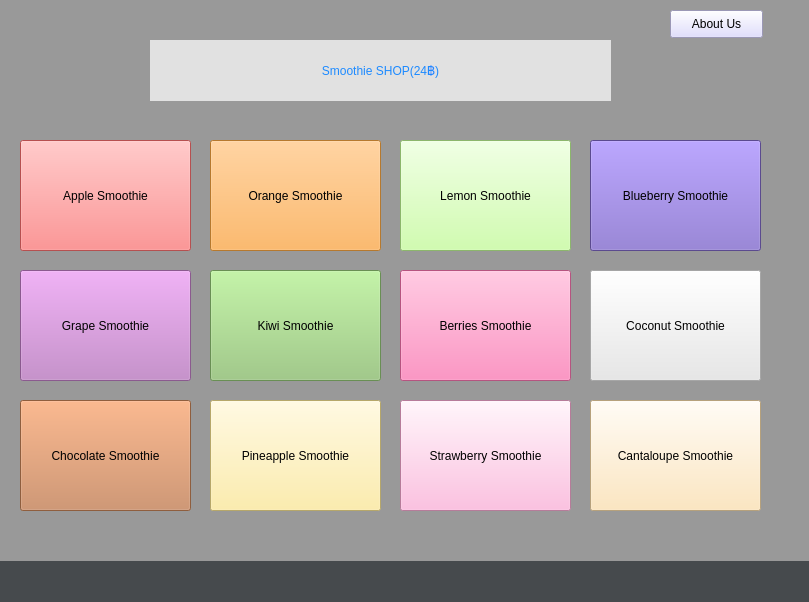
<?xml version="1.0" encoding="UTF-8"?>
<ui version="4.0">
 <class>smoothie</class>
 <widget class="QMainWindow" name="smoothie">
  <property name="geometry">
   <rect>
    <x>0</x>
    <y>0</y>
    <width>809</width>
    <height>602</height>
   </rect>
  </property>
  <property name="windowTitle">
   <string>MainWindow</string>
  </property>
  <property name="styleSheet">
   <string notr="true">background-image: url(:/newPrefix/a.jpg);
background:qlineargradient(spread:pad, x1:1, y1:0, x2:1, y2:0, stop:1 rgba(70, 74, 77, 255))</string>
  </property>
  <widget class="QWidget" name="centralwidget">
   <widget class="QPushButton" name="pushGrape">
    <property name="geometry">
     <rect>
      <x>20</x>
      <y>270</y>
      <width>171</width>
      <height>111</height>
     </rect>
    </property>
    <property name="styleSheet">
     <string notr="true">font: 63 10pt &quot;Bahnschrift SemiBold&quot;;color:rgb(0, 0, 0);background:rgb(195, 126, 200)</string>
    </property>
    <property name="text">
     <string>Grape Smoothie</string>
    </property>
   </widget>
   <widget class="QPushButton" name="pushApple">
    <property name="geometry">
     <rect>
      <x>20</x>
      <y>140</y>
      <width>171</width>
      <height>111</height>
     </rect>
    </property>
    <property name="styleSheet">
     <string notr="true">font: 63 10pt &quot;Bahnschrift SemiBold&quot;;color:rgb(0, 0, 0);background:rgb(255, 112, 112)</string>
    </property>
    <property name="text">
     <string>Apple Smoothie</string>
    </property>
   </widget>
   <widget class="QPushButton" name="pushOrange">
    <property name="geometry">
     <rect>
      <x>210</x>
      <y>140</y>
      <width>171</width>
      <height>111</height>
     </rect>
    </property>
    <property name="styleSheet">
     <string notr="true">font: 63 10pt &quot;Bahnschrift SemiBold&quot;;color:rgb(0, 0, 0);background:rgb(255, 169, 64)</string>
    </property>
    <property name="text">
     <string>Orange Smoothie</string>
    </property>
   </widget>
   <widget class="QPushButton" name="pushKiwi">
    <property name="geometry">
     <rect>
      <x>210</x>
      <y>270</y>
      <width>171</width>
      <height>111</height>
     </rect>
    </property>
    <property name="styleSheet">
     <string notr="true">font: 63 10pt &quot;Bahnschrift SemiBold&quot;;color:rgb(0, 0, 0);background:rgb(147, 200, 118)</string>
    </property>
    <property name="text">
     <string>Kiwi Smoothie</string>
    </property>
   </widget>
   <widget class="QPushButton" name="pushChocolate">
    <property name="geometry">
     <rect>
      <x>20</x>
      <y>400</y>
      <width>171</width>
      <height>111</height>
     </rect>
    </property>
    <property name="styleSheet">
     <string notr="true">font: 63 10pt &quot;Bahnschrift SemiBold&quot;;color:rgb(0, 0, 0);background:rgb(200, 132, 87);</string>
    </property>
    <property name="text">
     <string>Chocolate Smoothie</string>
    </property>
   </widget>
   <widget class="QPushButton" name="pushPineapple">
    <property name="geometry">
     <rect>
      <x>210</x>
      <y>400</y>
      <width>171</width>
      <height>111</height>
     </rect>
    </property>
    <property name="styleSheet">
     <string notr="true">font: 63 10pt &quot;Bahnschrift SemiBold&quot;;color:rgb(0, 0, 0);background:rgb(255, 234, 149)</string>
    </property>
    <property name="text">
     <string>Pineapple Smoothie</string>
    </property>
   </widget>
   <widget class="QPushButton" name="pushLemon">
    <property name="geometry">
     <rect>
      <x>400</x>
      <y>140</y>
      <width>171</width>
      <height>111</height>
     </rect>
    </property>
    <property name="styleSheet">
     <string notr="true">font: 63 10pt &quot;Bahnschrift SemiBold&quot;;color:rgb(0, 0, 0);background:rgb(196, 255, 151)</string>
    </property>
    <property name="text">
     <string>Lemon Smoothie</string>
    </property>
   </widget>
   <widget class="QPushButton" name="pushBlueberry">
    <property name="geometry">
     <rect>
      <x>590</x>
      <y>140</y>
      <width>171</width>
      <height>111</height>
     </rect>
    </property>
    <property name="styleSheet">
     <string notr="true">font: 63 10pt &quot;Bahnschrift SemiBold&quot;;color:rgb(0, 0, 0);background:rgb(127, 103, 200)</string>
    </property>
    <property name="text">
     <string>Blueberry Smoothie</string>
    </property>
   </widget>
   <widget class="QPushButton" name="pushBerries">
    <property name="geometry">
     <rect>
      <x>400</x>
      <y>270</y>
      <width>171</width>
      <height>111</height>
     </rect>
    </property>
    <property name="styleSheet">
     <string notr="true">font: 63 10pt &quot;Bahnschrift SemiBold&quot;;color:rgb(0, 0, 0);background:rgb(255, 117, 179)</string>
    </property>
    <property name="text">
     <string>Berries Smoothie</string>
    </property>
   </widget>
   <widget class="QPushButton" name="pushCoconut">
    <property name="geometry">
     <rect>
      <x>590</x>
      <y>270</y>
      <width>171</width>
      <height>111</height>
     </rect>
    </property>
    <property name="styleSheet">
     <string notr="true">font: 63 10pt &quot;Bahnschrift SemiBold&quot;;color:rgb(0, 0, 0);background:rgb(232, 232, 232);</string>
    </property>
    <property name="text">
     <string>Coconut Smoothie</string>
    </property>
   </widget>
   <widget class="QPushButton" name="pushStrawberry">
    <property name="geometry">
     <rect>
      <x>400</x>
      <y>400</y>
      <width>171</width>
      <height>111</height>
     </rect>
    </property>
    <property name="styleSheet">
     <string notr="true">font: 63 10pt &quot;Bahnschrift SemiBold&quot;;color:rgb(0, 0, 0);background:rgb(255, 174, 216)</string>
    </property>
    <property name="text">
     <string>Strawberry Smoothie</string>
    </property>
   </widget>
   <widget class="QPushButton" name="pushCantaloupe">
    <property name="geometry">
     <rect>
      <x>590</x>
      <y>400</y>
      <width>171</width>
      <height>111</height>
     </rect>
    </property>
    <property name="styleSheet">
     <string notr="true">font: 63 10pt &quot;Bahnschrift SemiBold&quot;;color:rgb(0, 0, 0);background:rgb(255, 226, 174)</string>
    </property>
    <property name="text">
     <string>Cantaloupe Smoothie</string>
    </property>
   </widget>
   <widget class="QLabel" name="label">
    <property name="styleSheet">
     <string notr="true">background-image: url(:/newPrefix/a.jpg);
background-color: rgb(153, 153, 153);
</string>
    </property>
    <property name="text">
     <string/>
    </property>
   </widget>
   <widget class="QPushButton" name="pushButton">
    <property name="geometry">
     <rect>
      <x>670</x>
      <y>10</y>
      <width>93</width>
      <height>28</height>
     </rect>
    </property>
    <property name="styleSheet">
     <string notr="true">background-color: rgb(217, 213, 255);</string>
    </property>
    <property name="text">
     <string>About Us</string>
    </property>
   </widget>
   <widget class="QLabel" name="label_3">
    <property name="geometry">
     <rect>
      <x>-310</x>
      <y>-10</y>
      <width>1121</width>
      <height>571</height>
     </rect>
    </property>
    <property name="styleSheet">
     <string notr="true">background-image: url(:/newPrefix/a.jpg);
background-color: rgb(153, 153, 153);</string>
    </property>
    <property name="text">
     <string/>
    </property>
   </widget>
   <widget class="QLabel" name="label_2">
    <property name="geometry">
     <rect>
      <x>150</x>
      <y>40</y>
      <width>461</width>
      <height>61</height>
     </rect>
    </property>
    <property name="styleSheet">
     <string notr="true">font: 87 22pt &quot;Segoe UI Black&quot;;
background-color: rgb(225, 225, 225);
color:rgb(29, 138, 255)</string>
    </property>
    <property name="text">
     <string>&lt;html&gt;&lt;head/&gt;&lt;body&gt;&lt;p align=&quot;center&quot;&gt;Smoothie SHOP(24฿)&lt;/p&gt;&lt;/body&gt;&lt;/html&gt;</string>
    </property>
   </widget>
   <zorder>label_3</zorder>
   <zorder>label</zorder>
   <zorder>pushGrape</zorder>
   <zorder>pushApple</zorder>
   <zorder>pushOrange</zorder>
   <zorder>pushKiwi</zorder>
   <zorder>pushChocolate</zorder>
   <zorder>pushPineapple</zorder>
   <zorder>pushLemon</zorder>
   <zorder>pushBlueberry</zorder>
   <zorder>pushBerries</zorder>
   <zorder>pushCoconut</zorder>
   <zorder>pushStrawberry</zorder>
   <zorder>pushCantaloupe</zorder>
   <zorder>pushButton</zorder>
   <zorder>label_2</zorder>
  </widget>
  <widget class="QMenuBar" name="menubar">
   <property name="geometry">
    <rect>
     <x>0</x>
     <y>0</y>
     <width>809</width>
     <height>26</height>
    </rect>
   </property>
  </widget>
  <widget class="QStatusBar" name="statusbar"/>
 </widget>
 <resources>
  <include location="../JPEG/1.qrc"/>
 </resources>
 <connections/>
</ui>
